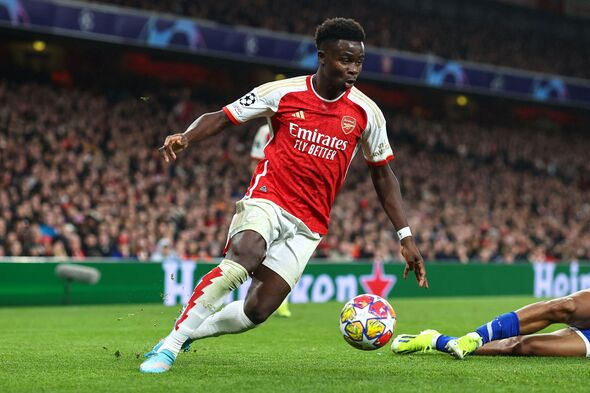
#> input picture data/images/Saka_14.jpg, 590 x 393 px, found by its file name
$ jupyter execute 02_image_processing.ipynb
#> lines starting #> are read from the running program, lines starting #| are printed output that depends on the picture; after the words box and inside, x2 and y2 are one past the last pixel; in counts of white or black regions, pixels touching at a corner belong together
[cell 1]
import cv2

path = r"C:\Users\Administrator\PY_PROJECTS\Computer Vision\Resources\2am_in_da_city.jpg"
img = cv2.imread(path,0)

cv2.imshow("2am", img)
cv2.waitKey(0)

## **Blurring Images and Edge Detection** ##

[cell 2]
import cv2 as cv

path = r"C:\Users\Administrator\PY_PROJECTS\Computer_Vision\Resources\Saka_14.jpg"
img = cv.imread(path)
#> img is the input picture: shape (393, 590, 3); mean B, G, R 67.7, 87.9, 87.4

if img is None:
    print("Error: Could not load image. Check the file path or format.")
else:
    # Get the dimensions of the image
    if len(img.shape) == 3:  # Color image (Height, Width, Channels)
        height, width, channels = img.shape
#> height = 393; width = 590; channels = 3
    elif len(img.shape) == 2:  # Grayscale image (Height, Width)
        height, width = img.shape
        channels = 1  # Grayscale has 1 channel

    # Resize the image to fit within a maximum width and height
    max_width = 800  # Adjust as needed
    max_height = 600  # Adjust as needed

    # Calculate the scaling factor
    scale = min(max_width / width, max_height / height)
#> scale = 1.36

    # Resize the image while maintaining the aspect ratio
    new_width = int(width * scale)
#> new_width = 800
    new_height = int(height * scale)
#> new_height = 532
    resized_img = cv.resize(img, (new_width, new_height))

img_gray = cv.cvtColor(resized_img, cv.COLOR_BGR2GRAY)
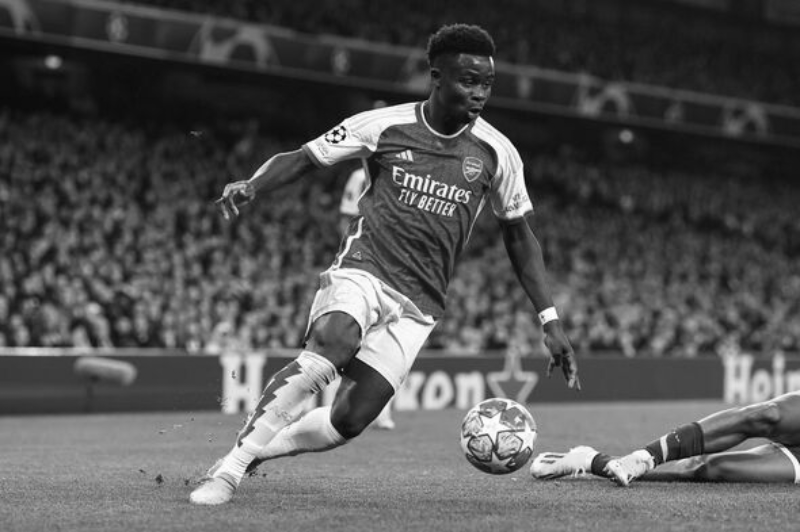
#> img_gray: shape (532, 800); min 4, max 255, mean 85.3
img_blur = cv.GaussianBlur(img_gray, (9,9), 10)
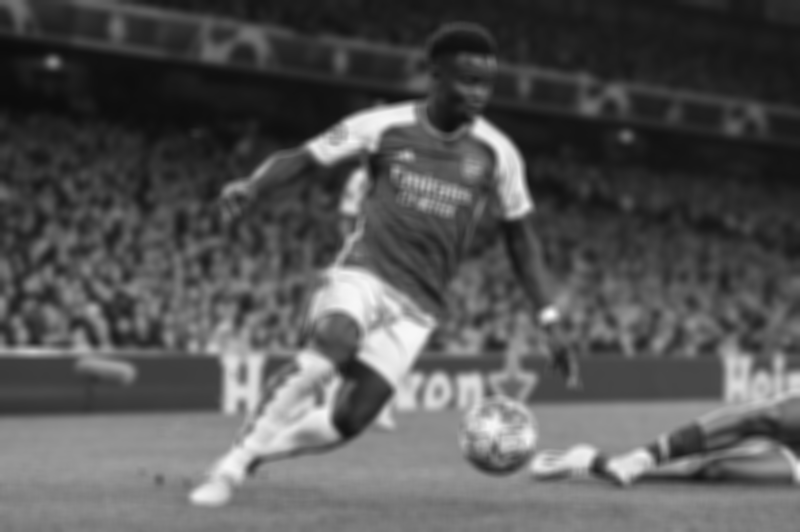
#> img_blur: shape (532, 800); min 12, max 248, mean 85.3
img_canny = cv.Canny(img_blur, 100, 100)
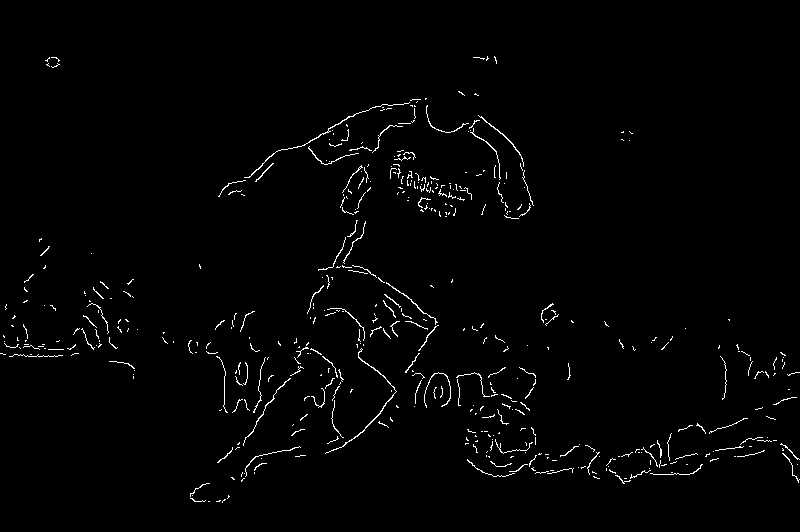
#> img_canny: shape (532, 800); 1.5% white in thin lines or dots, all inside (x1, y1, x2, y2) = (0, 56, 800, 503)

cv.imshow("Saka_grayed", img_gray)
cv.imshow("Saka_blurred", img_blur)
cv.imshow("Saka_canny", img_canny)
cv.waitKey(0)

## **Morphological Operations: Erosion and Dilation** ##

[cell 3]
import numpy as np

kernel = np.ones([5,5], np.uint8)
img_dil = cv.dilate(img_canny, kernel, iterations=1)
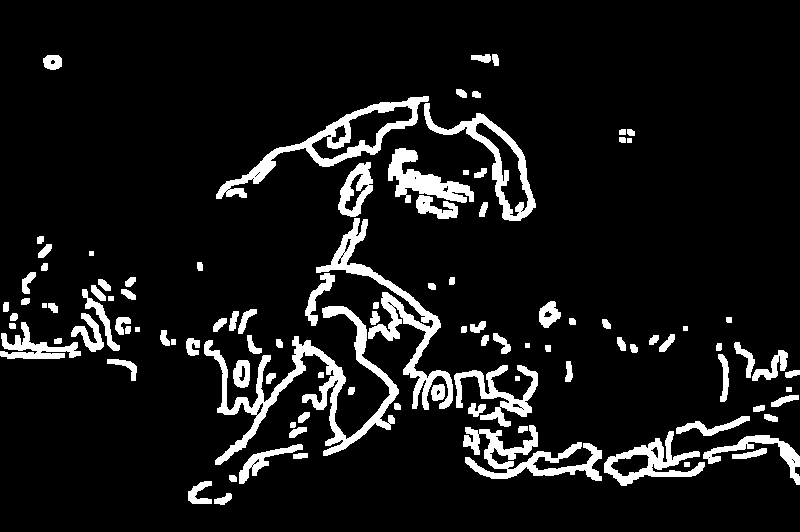
#> img_dil: shape (532, 800); 9.2% white; 106 white regions, largest, box (x1, y1, x2, y2) and area: (204, 306, 399, 465) 5620, (316, 218, 453, 410) 3977, (216, 96, 429, 199) 3361
img_er = cv.erode(img_dil, kernel, iterations=1)
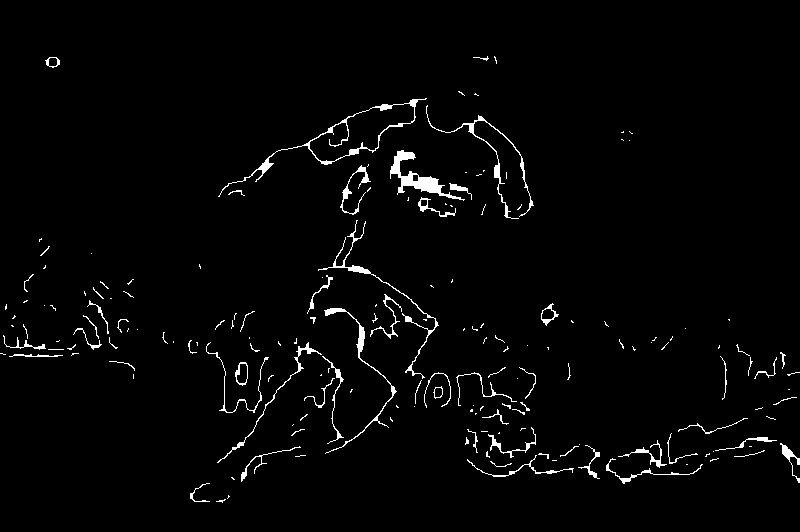
#> img_er: shape (532, 800); 2.2% white; 178 white regions (115 under 20 px), largest, box (x1, y1, x2, y2) and area: (390, 150, 465, 201) 906, (218, 98, 427, 197) 877, (318, 220, 439, 379) 637

cv.imshow("Saka_dilated", img_dil)
cv.imshow("Saka_eroded", img_er)

$ run again, with data/images/Saka_06.jpg copied over data/images/Saka_14.jpg
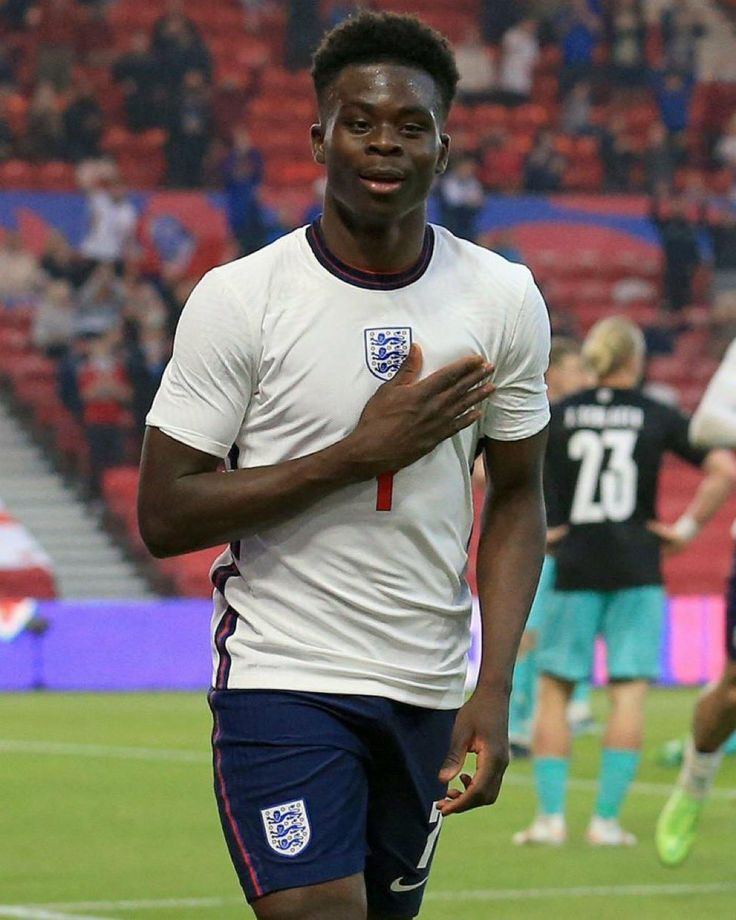
#> input picture data/images/Saka_06.jpg, 736 x 920 px, found by its file name
#> img is the input picture: shape (920, 736, 3); mean B, G, R 98.8, 107.2, 114
#> `img_canny = cv.Canny(img_blur, 100, 100)`:
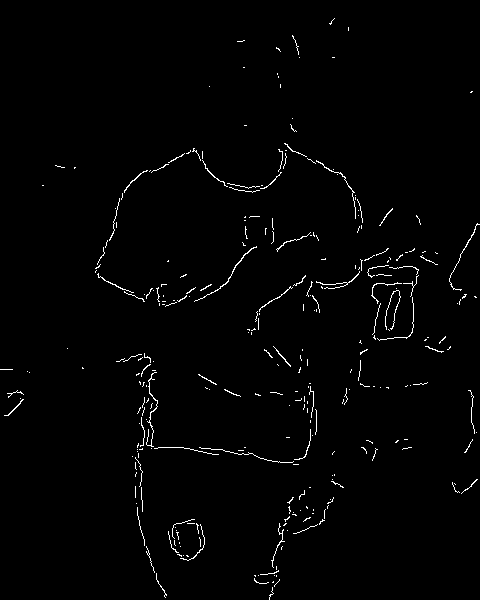
#> img_canny: shape (600, 480); 1.4% white in thin lines or dots
#> img_dil: shape (600, 480); 8.4% white; 82 white regions, largest, box (x1, y1, x2, y2) and area: (93, 141, 365, 309) 5226, (114, 351, 319, 600) 4777, (365, 255, 421, 343) 2266
#> `img_er = cv.erode(img_dil, kernel, iterations=1)`:
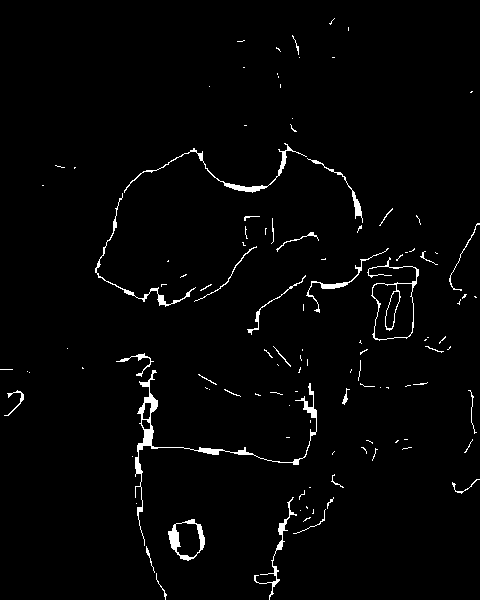
#> img_er: shape (600, 480); 2.1% white; 115 white regions (83 under 20 px), largest, box (x1, y1, x2, y2) and area: (135, 370, 317, 546) 1361, (124, 143, 307, 193) 568, (367, 257, 419, 341) 490
